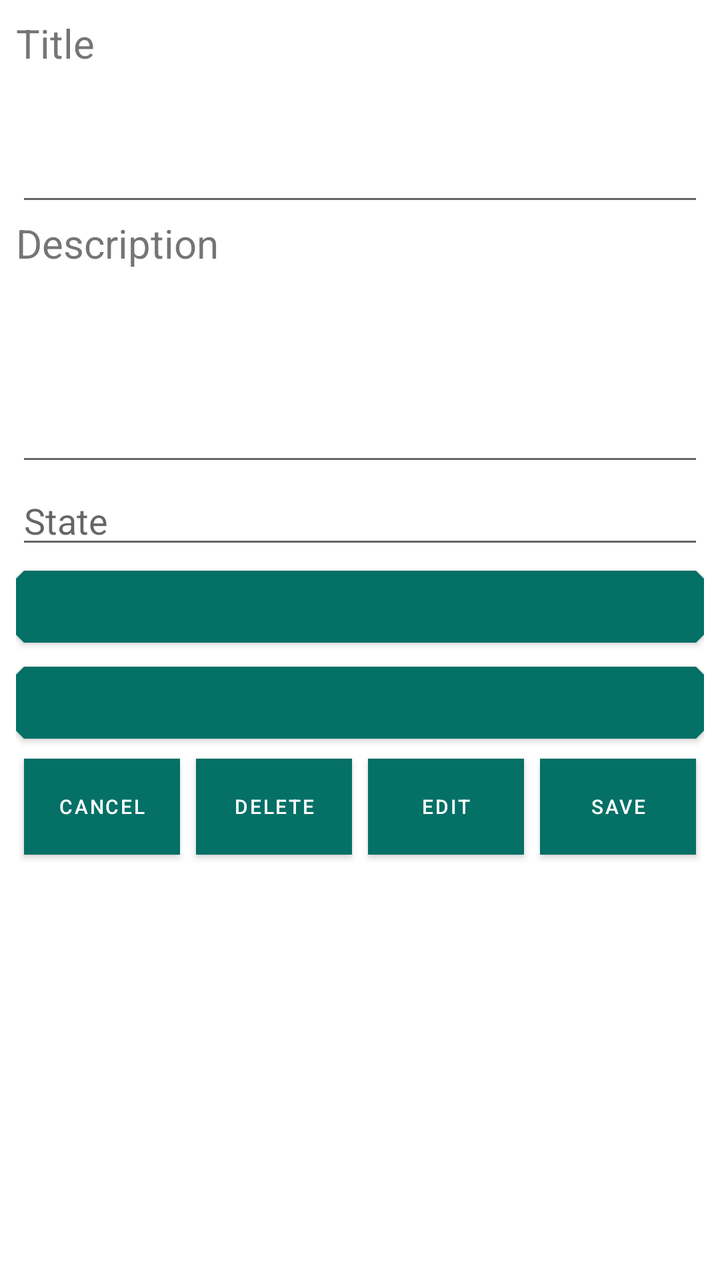
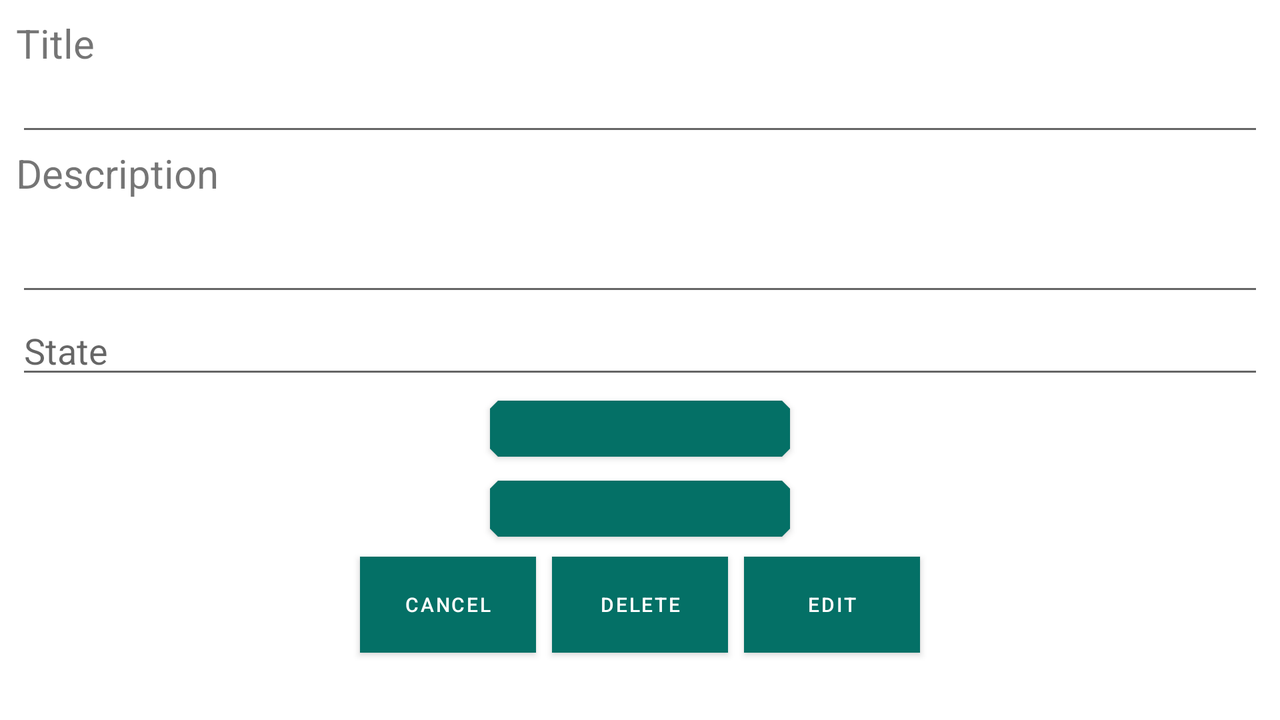

One screen, two layout resources from the same app: the default and the repository's alternative for another configuration. Each is rendered where Android would select it; the XML of both is given below.
<!-- AndroidManifest.xml: application theme Theme.TaskManagerProject -->
<!-- res/layout/fragment_show_dialog.xml -->
<?xml version="1.0" encoding="utf-8"?>
<LinearLayout
    android:layout_margin="8dp"
    xmlns:android="http://schemas.android.com/apk/res/android"
    android:orientation="vertical"
    android:layout_width="match_parent"
    android:layout_height="match_parent">
    <LinearLayout
        android:layout_width="match_parent"
        android:layout_height="wrap_content"
        android:orientation="vertical">
        <TextView
            android:layout_width="match_parent"
            android:layout_height="50dp"
            android:textSize="20dp"
            android:text="Title"/>
        <EditText
            android:id="@+id/show_dialog_title"
            android:layout_width="match_parent"
            android:layout_height="50dp"
            android:textSize="20dp"
            />
        <TextView
            android:layout_width="match_parent"
            android:layout_height="50dp"
            android:textSize="20dp"
            android:text="Description"/>
        <EditText
            android:id="@+id/show_dialog_description"
            android:layout_width="match_parent"
            android:layout_height="80dp"
            android:textSize="20dp"
            />
        <EditText
            android:id="@+id/show_dialog_state"
            android:layout_width="match_parent"
            android:layout_height="wrap_content"
            android:hint="State"/>

        <Button
            android:id="@+id/show_dialog_date"
            android:layout_width="match_parent"
            android:layout_height="wrap_content"/>
        <Button
            android:layout_width="match_parent"
            android:layout_height="wrap_content"
            android:id="@+id/show_dialog_time"/>
    </LinearLayout>

    <LinearLayout
        android:layout_width="wrap_content"
        android:layout_height="wrap_content"
        android:gravity="center"
        android:layout_gravity="center"
        android:orientation="horizontal">
        <Button
            android:id="@+id/show_dialog_cancel"
            android:layout_width="0dp"
            android:text="Cancel"
            android:textSize="10dp"
            android:layout_height="wrap_content"
            android:background="@color/teal_200"
            android:layout_margin="4dp"
            android:layout_weight="1"/>
        <Button
            android:id="@+id/show_dialog_delete"
            android:text="delete"
            android:textSize="10dp"
            android:layout_width="0dp"
            android:layout_height="wrap_content"
            android:layout_weight="1"
            android:layout_margin="4dp"
            android:background="@color/teal_200"/>
        <Button
            android:id="@+id/show_dialog_edit"
            android:text="Edit"
            android:textSize="10dp"
            android:layout_width="0dp"
            android:layout_height="wrap_content"
            android:layout_margin="4dp"
            android:layout_weight="1"
            android:background="@color/teal_200"/>
        <Button
            android:id="@+id/show_dialog_save"
            android:text="Save"
            android:textSize="10dp"
            android:layout_width="0dp"
            android:layout_height="wrap_content"
            android:layout_weight="1"
            android:layout_margin="4dp"
            android:background="@color/teal_200"/>

    </LinearLayout>


</LinearLayout>
<!-- resources referenced by this layout -->
<resources>
  <style name="Theme.TaskManagerProject" parent="Theme.MaterialComponents.DayNight.DarkActionBar">
          
          <item name="colorPrimary">#047066</item>
          <item name="colorPrimaryVariant">#03433D</item>
          <item name="colorOnPrimary">@color/white</item>
          <item name="colorAccent">@color/purple_700</item>
          
          <item name="colorSecondary">@color/teal_200</item>
          <item name="colorSecondaryVariant">@color/teal_700</item>
          <item name="colorOnSecondary">@color/black</item>
          <item name="shapeAppearanceSmallComponent">@style/ShapeAppearance.App.SmallComponent</item>
          
          <item name="android:statusBarColor" tools:targetApi="l">?attr/colorPrimaryVariant</item>
          
  
      </style>
  <style name="ShapeAppearance.App.SmallComponent" parent="ShapeAppearance.MaterialComponents.SmallComponent">
          <item name="cornerFamily">cut</item>
          <item name="cornerSize">4dp</item>
      </style>
</resources>
<!-- res/layout-land/fragment_show_dialog.xml (the repository's variant of the layout above) -->
<!-- drawn on the phone turned sideways -->
<?xml version="1.0" encoding="utf-8"?>
<LinearLayout
    android:layout_margin="8dp"
    xmlns:android="http://schemas.android.com/apk/res/android"
    android:orientation="vertical"
    android:layout_width="match_parent"
    android:layout_height="match_parent">
    <LinearLayout
        android:layout_width="match_parent"
        android:layout_height="wrap_content"
        android:orientation="vertical">
        <TextView
            android:layout_width="match_parent"
            android:layout_height="30dp"
            android:textSize="20dp"
            android:text="Title"/>
        <EditText
            android:id="@+id/show_dialog_title"
            android:layout_width="match_parent"
            android:layout_height="35dp"
            android:textSize="20dp"
            />
        <TextView
            android:layout_width="match_parent"
            android:layout_height="30dp"
            android:textSize="20dp"
            android:text="Description"/>
        <EditText
            android:id="@+id/show_dialog_description"
            android:layout_width="match_parent"
            android:layout_height="50dp"
            android:textSize="20dp"
            />
        <EditText
            android:id="@+id/show_dialog_state"
            android:layout_width="match_parent"
            android:layout_height="wrap_content"
            android:hint="State"/>

        <Button
            android:id="@+id/show_dialog_date"
            android:layout_gravity="center"
            android:layout_width="150dp"
            android:layout_height="40dp"/>
        <Button
            android:layout_width="150dp"
            android:layout_height="40dp"
            android:layout_gravity="center"
            android:id="@+id/show_dialog_time"/>
    </LinearLayout>

    <LinearLayout
        android:layout_width="wrap_content"
        android:layout_height="wrap_content"
        android:gravity="center"
        android:layout_gravity="center"
        android:orientation="horizontal">
        <Button
            android:id="@+id/show_dialog_cancel"
            android:layout_width="0dp"
            android:text="Cancel"
            android:textSize="10dp"
            android:layout_height="wrap_content"
            android:background="@color/teal_200"
            android:layout_margin="4dp"
            android:layout_weight="1"/>
        <Button
            android:id="@+id/show_dialog_delete"
            android:text="delete"
            android:textSize="10dp"
            android:layout_width="0dp"
            android:layout_height="wrap_content"
            android:layout_weight="1"
            android:layout_margin="4dp"
            android:background="@color/teal_200"/>
        <Button
            android:id="@+id/show_dialog_edit"
            android:text="Edit"
            android:textSize="10dp"
            android:layout_width="0dp"
            android:layout_height="wrap_content"
            android:layout_margin="4dp"
            android:layout_weight="1"
            android:background="@color/teal_200"/>

    </LinearLayout>


</LinearLayout>
